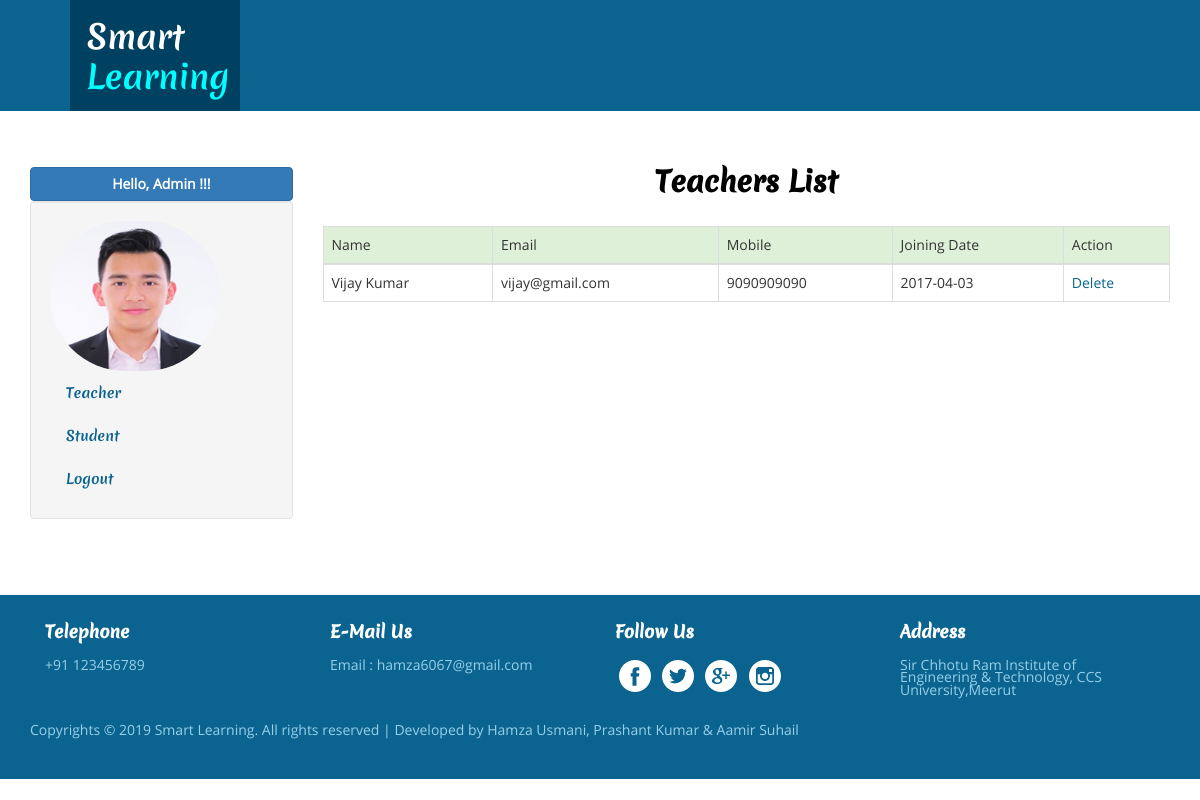
Screenshot of /admin/dashboard.php (signed in) with the database file from the repository.
### tables this page shows
CREATE TABLE IF NOT EXISTS `teachermaster` (
  `teacherid` int(11) NOT NULL AUTO_INCREMENT,
  `email` varchar(255) NOT NULL,
  `first_name` varchar(255) NOT NULL,
  `last_name` varchar(255) NOT NULL,
  `mobile` bigint(20) NOT NULL,
  `joining_date` date NOT NULL,
  `teacher_image` varchar(255) NOT NULL,
  `status` tinyint(2) NOT NULL,
  PRIMARY KEY (`teacherid`)
);

### admin/dashboard.php (the view, shortened to what this page needs)
<?php
include('../include/connection.php');
?>
<!DOCTYPE HTML>
<html>
    <head>
        <link href="../css/bootstrap.css" rel='stylesheet' type='text/css' />
        <link href="../css/style.css" rel='stylesheet' type='text/css' />
    </head>
    <body>
        <?php include('header.php') ?>
        <div class="about">
            <div class="container">
                <div class="row">
                    <div class="col-sm-3"> <a href="#"  class="nav-tabs-dropdown btn btn-block btn-primary" style="color:#fff;font-weight:bolder;">Hello, Admin !!!</a>
                        <ul id="nav-tabs-wrapper" class="nav nav-tabs nav-pills nav-stacked well">
                            <li><img src="img/admin.jpg" style="height:150px;width:170px; border-radius:120px;" /> </li>
                            <li><a href="#vtab2" data-toggle="tab">Teacher</a></li>
                            <li><a href="#vtab3" data-toggle="tab">Student</a></li>
                            <li><a href="logout.php">Logout</a></li>
                        </ul>
                    </div>
                    <div class="col-sm-9">
                        <div class="tab-content">
                            <div role="tabpanel" class="tab-pane fade in active" id="vtab2">
                                <div id="profile_div">
                                    <h3>Teachers List</h3>
                                    <table class="table table-bordered">
                                        <thead>
                                            <tr class="success">
                                                <td>Name</td>
                                                <td>Email</td>
                                                <td>Mobile</td>
                                                <td>Joining Date</td>
                                                <td>Action</td>
                                            </tr>
                                        </thead>
                                        <?php
                                            $qry = mysqli_query($con,"SELECT * FROM teachermaster");
                                         if($qry){
                                            while($data = mysqli_fetch_assoc($qry)){
                                        ?>
                                        <tr>
                                            <td><?php echo $data['first_name'].' '.$data['last_name'];?></td>
                                            <td><?php echo $data['email'];?></td>
                                            <td><?php echo $data['mobile'];?></td>
                                            <td><?php echo $data['joining_date'];?></td>
                                            <td><a href="delete_teacher.php?email=<?php echo $data['email']?>" onclick="return confirm('Are you sure')">Delete</a></td>
                                        </tr>
                                        <?php }}?>
                                    </table>
                                </div>
                            </div>
                        </div>
                    </div>
                </div>
            </div>
        </div>
<?php include('footer.php') ?>
    </body>
</html>

### css/style.css (style rules this page uses)
h4, h5, h6, h1, h2, h3 { margin-top: 0; }
ul, ol { margin: 0; }
html,body { font-family:OpenSans-Regular; }
body a { transition:0.5s all; -webkit-transition:0.5s all; -moz-transition:0.5s all; -o-transition:0.5s all; -ms-transition:0.5s all; }
.nav > li { font-family: MeriendaOne-Regular; }
.about { padding: 4em 0; }
.about h3 { font-size: 2em; color: rgb(0, 0, 0); font-weight: 700; text-align: center; margin: 0px 0px 1em; font-family: MeriendaOne-Regular; }
.about a { color: #0b648f; text-decoration: none; font-size: 1em; }

### rows the page displays
teachermaster: first_name "Vijay", last_name "Kumar", email "vijay@gmail.com", mobile "9090909090", joining_date "2017-04-03"
